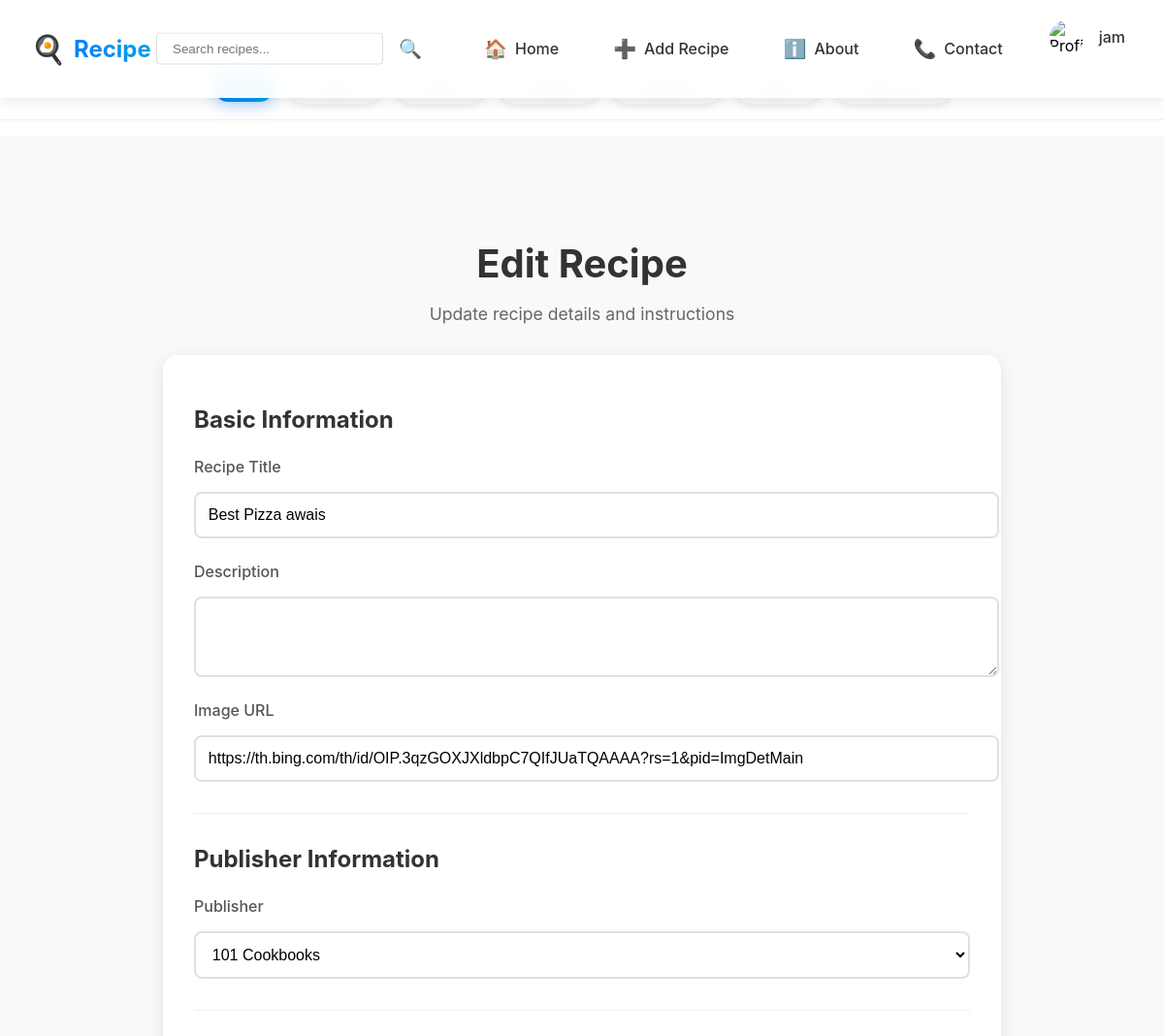
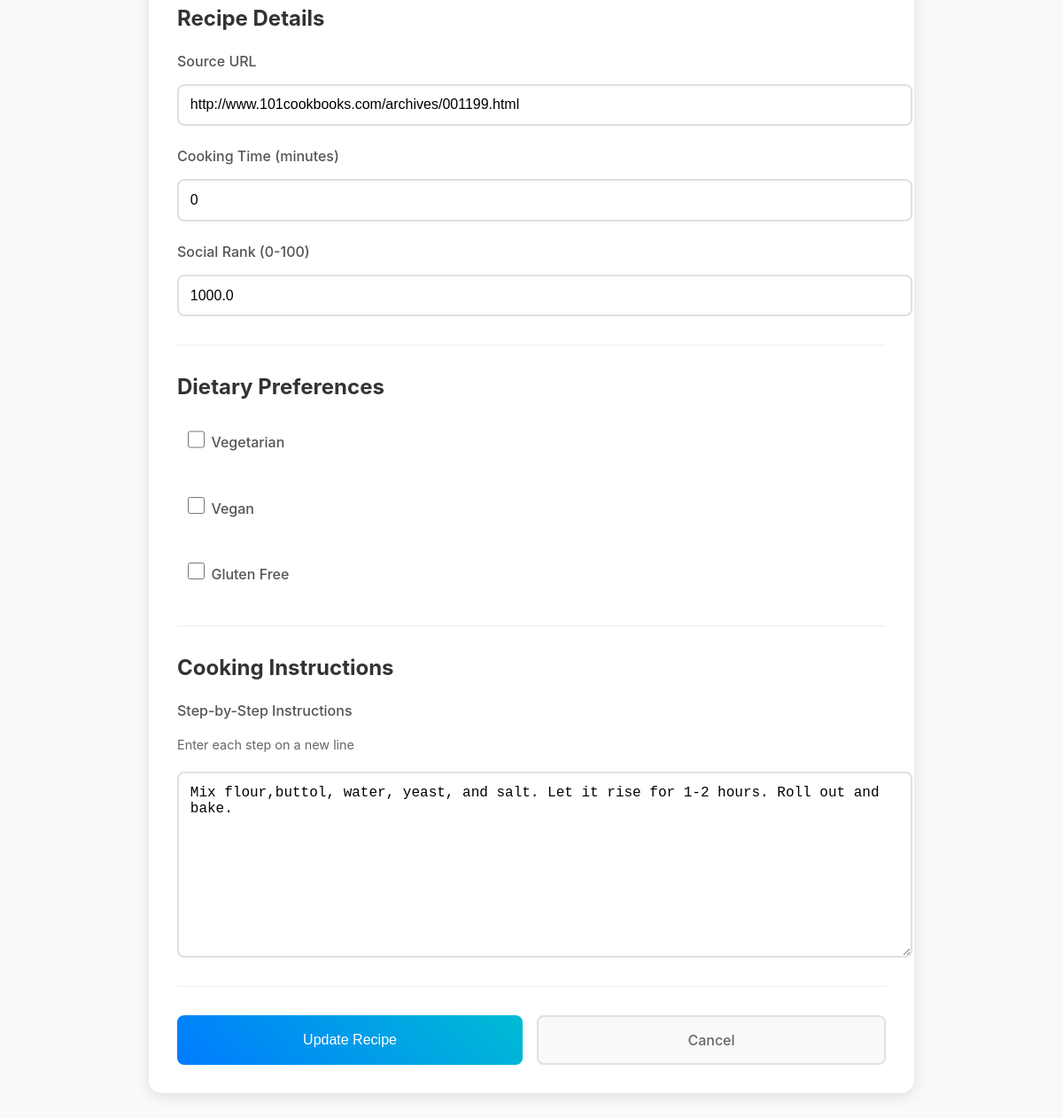
The page /recipe/1/edit/ (signed in) on the database as committed earlier (2 pictures, top to bottom).
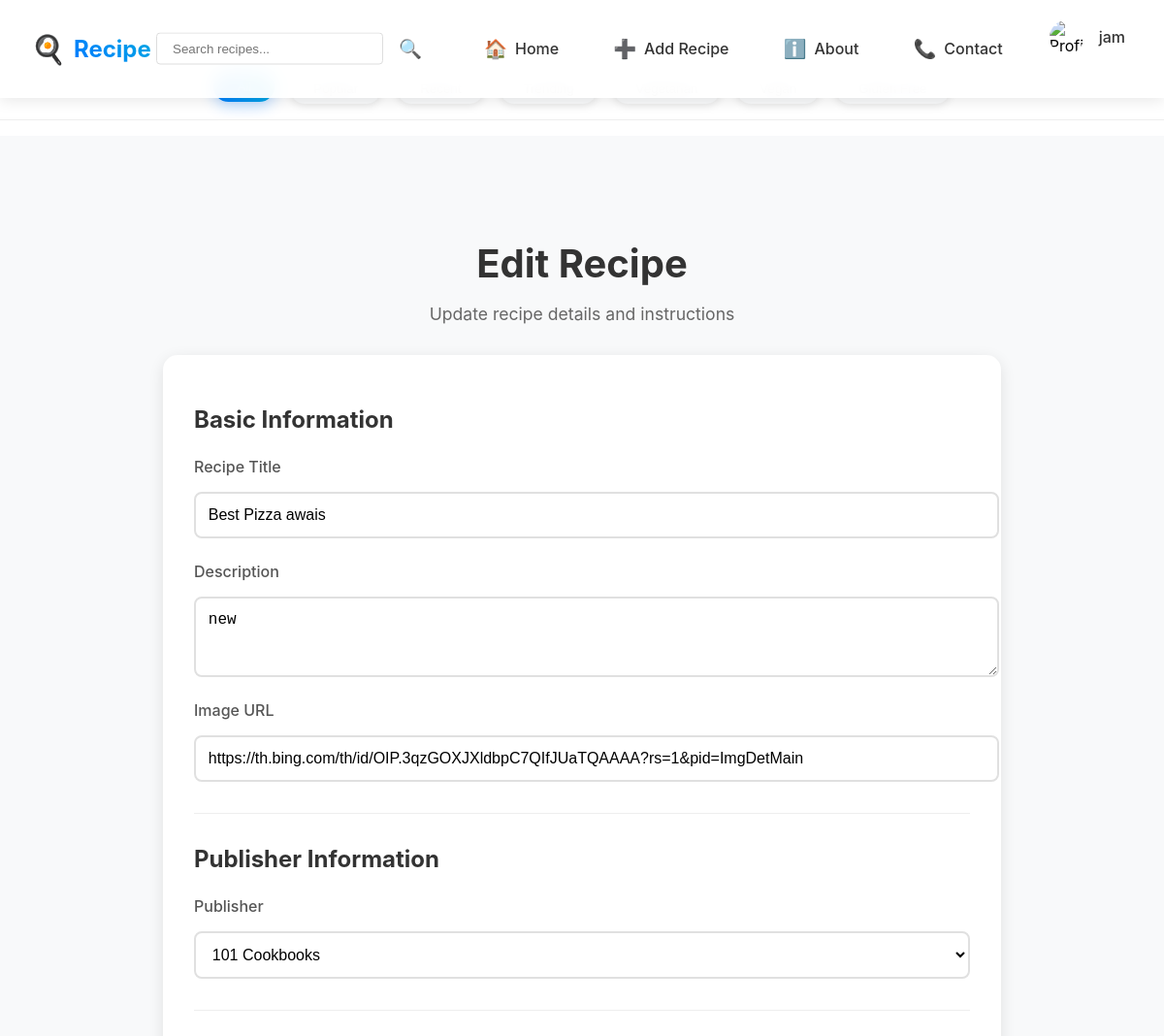
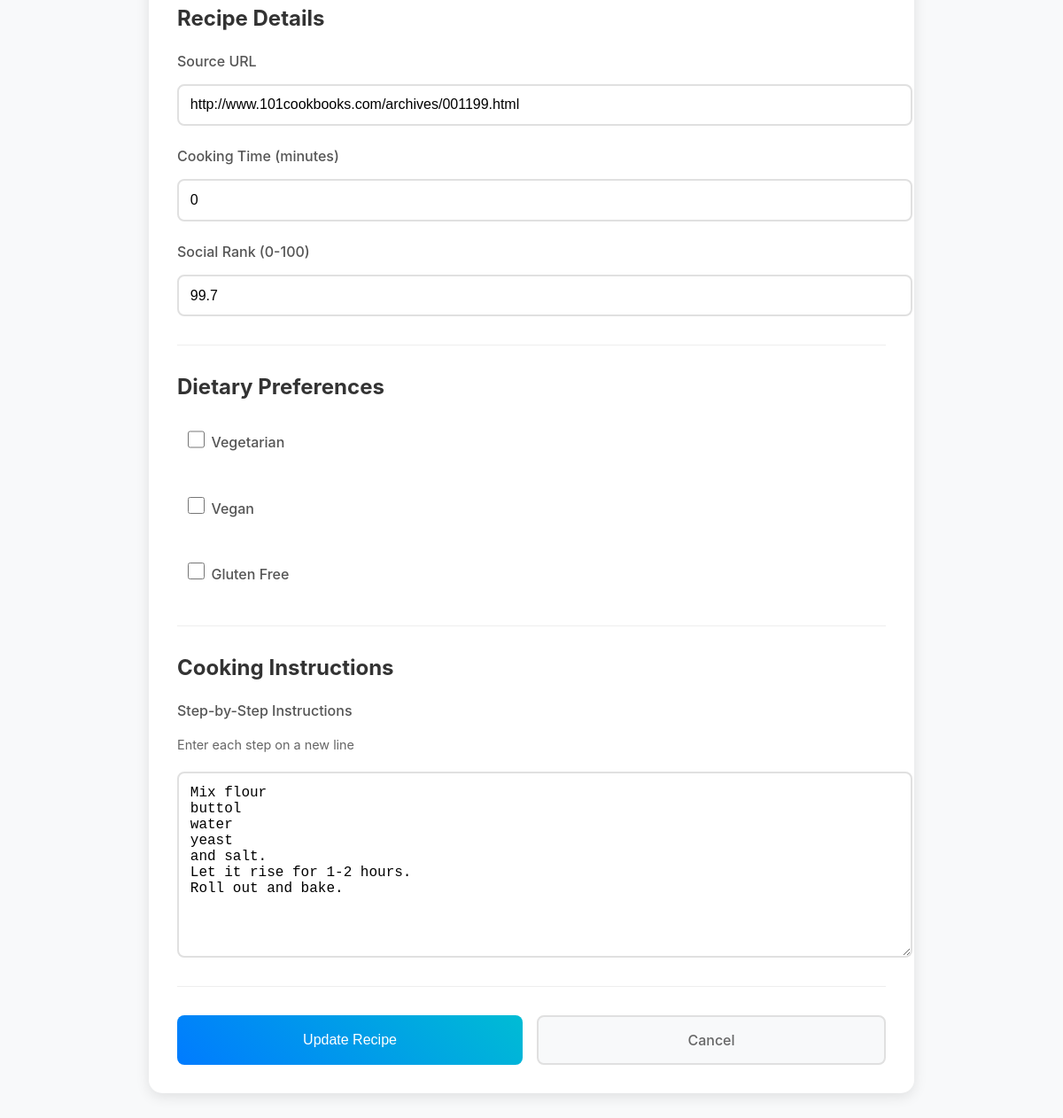
The same page on the database as committed later (2 pictures, top to bottom).
### app/models.py (models this page shows, shortened)
class Recipe(models.Model):
    title = models.CharField(max_length=100)
    source_url = models.CharField(max_length=255)
    social_rank = models.FloatField()
    image_url = models.CharField(max_length=255)
    recipe_id = models.CharField(max_length=100)
    publisher = models.ForeignKey(Publisher, on_delete=models.CASCADE)
    created_by = models.ForeignKey(User, on_delete=models.CASCADE)
    created_at = models.DateTimeField(default=timezone.now)
    updated_at = models.DateTimeField(auto_now=True)
    is_vegetarian = models.BooleanField(default=False)
    is_vegan = models.BooleanField(default=False)
    is_gluten_free = models.BooleanField(default=False)
    cooking_time = models.IntegerField(default=0)
    description = models.TextField(blank=True)
    class Meta:
        ordering = ['-created_at']

class RecipeMethod(models.Model):
    recipe = models.ForeignKey(Recipe, on_delete=models.CASCADE, related_name='methods')
    step_number = models.IntegerField()
    instruction = models.TextField()
    class Meta:
        ordering = ['step_number']

class Publisher(models.Model):
    publisher_name = models.CharField(max_length=100)
    publisher_url = models.CharField(max_length=255)

### app/views.py (the view, shortened to what this page needs)
# urls.py: path('recipe/<int:recipe_id>/edit/', views.edit_recipe, name='edit_recipe'),
@login_required
@admin_required
def edit_recipe(request, recipe_id):
    recipe = get_object_or_404(Recipe, id=recipe_id)
    publishers = Publisher.objects.all()
    methods = recipe.methods.all().order_by('step_number')
    return render(request, 'edit-recipe.html', {
        'recipe': recipe,
        'publishers': publishers,
        'methods': methods
    })

### app/models.py (called while the page is built)
    @property
    def profile_picture_url(self):
        if self.profile_picture and hasattr(self.profile_picture, 'url'):
            return self.profile_picture.url
        return '/static/assets/image.jpg'

### app/views.py (called while the page is built)
def admin_required(view_func):
    @wraps(view_func)
    def _wrapped_view(request, *args, **kwargs):
        if not request.user.is_authenticated or not request.user.role.role_name == 'admin':
            messages.error(request, 'You do not have permission to access this page.')
            return redirect('home')
        return view_func(request, *args, **kwargs)
    return _wrapped_view

### templates/edit-recipe.html (shortened to what the changed rows need)
{% extends 'base.html' %}
{% load static %}
{% block extra_css %}
<link rel="stylesheet" href="{% static 'css/index.css' %}">
<link rel="stylesheet" href="{% static 'css/common.css' %}">
<link rel="stylesheet" href="{% static 'css/App.css' %}">
<link rel="stylesheet" href="{% static 'css/components/NavBar.css' %}">
<link rel="stylesheet" href="{% static 'css/pages/AddRecipe.css' %}">
{% endblock %}
{% block content %}
<div class="edit-recipe-container">
    <div class="edit-recipe-header">
        <h1>Edit Recipe</h1>
    </div>
    <form method="post" class="edit-recipe-form">
        <div class="form-section">
            <h2>Basic Information</h2>
            <div class="form-group">
                <label for="title">Recipe Title</label>
                <input type="text" id="title" name="title" value="{{ recipe.title }}" required>
            </div>
            <div class="form-group">
                <label for="description">Description</label>
                <textarea id="description" name="description" rows="3" required>{{ recipe.description }}</textarea>
            </div>
            <div class="form-group">
                <label for="image_url">Image URL</label>
                <input type="url" id="image_url" name="image_url" value="{{ recipe.image_url }}" required>
            </div>
        </div>
        <div class="form-section">
            <h2>Publisher Information</h2>
            <div class="form-group">
                <label for="publisher">Publisher</label>
                <select id="publisher" name="publisher" required>
                    {% for pub in publishers %}
                    <option value="{{ pub.id }}" {% if pub.id == recipe.publisher.id %}selected{% endif %}>
                        {{ pub.publisher_name }}
                    </option>
                    {% endfor %}
                </select>
            </div>
        </div>
        <div class="form-section">
            <h2>Recipe Details</h2>
            <div class="form-group">
                <label for="source_url">Source URL</label>
                <input type="url" id="source_url" name="source_url" value="{{ recipe.source_url }}" required>
            </div>
            <div class="form-group">
                <label for="cooking_time">Cooking Time (minutes)</label>
                <input type="number" id="cooking_time" name="cooking_time" min="0" value="{{ recipe.cooking_time }}" required>
            </div>
            <div class="form-group">
                <label for="social_rank">Social Rank (0-100)</label>
                <input type="number" id="social_rank" name="social_rank" min="0" max="100" step="0.1" value="{{ recipe.social_rank }}" required>
            </div>
        </div>
        <div class="form-section">
            <h2>Dietary Preferences</h2>
            <div class="form-group checkbox-group">
                <label class="checkbox-label">
                    <input type="checkbox" name="is_vegetarian" id="is_vegetarian" {% if recipe.is_vegetarian %}checked{% endif %}>
                    Vegetarian
                </label>
                <label class="checkbox-label">
                    <input type="checkbox" name="is_vegan" id="is_vegan" {% if recipe.is_vegan %}checked{% endif %}>
                    Vegan
                </label>
                <label class="checkbox-label">
                    <input type="checkbox" name="is_gluten_free" id="is_gluten_free" {% if recipe.is_gluten_free %}checked{% endif %}>
                    Gluten Free
                </label>
            </div>
        </div>
        <div class="form-section">
            <h2>Cooking Instructions</h2>
            <div class="form-group">
                <label for="recipe_methods">Step-by-Step Instructions</label>
                <p class="help-text">Enter each step on a new line</p>
                <textarea id="recipe_methods" name="recipe_methods" rows="10" required>{% for method in methods %}{{ method.instruction }}
{% endfor %}</textarea>
            </div>
        </div>
    </form>
</div>
{% endblock %}

Rows that differ between the two databases and show on the page:
removed RecipeMethod: recipe_methods "Mix flour,buttol, water, yeast, and salt. Let it rise for 1-2 hours. Roll out and bake."
changed Recipe "Best Pizza awais": description (not shown) → "new"; social_rank "1000.0" → "99.7"
added RecipeMethod: recipe_methods "Mix flour buttol water yeast and salt. Let it rise for 1-2 hours. Roll out and bake."
